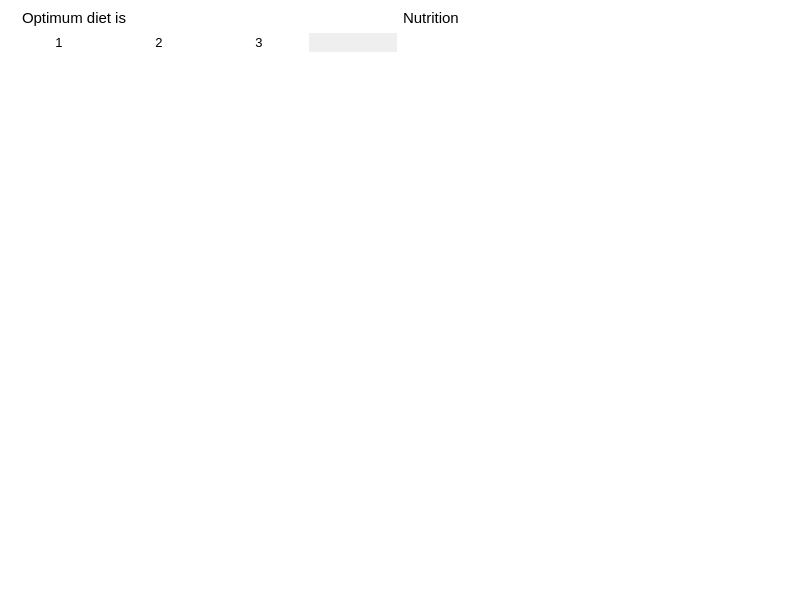
<?xml version="1.0" encoding="UTF-8"?>
<ui version="4.0">
 <class>OptimumDietWindow</class>
 <widget class="QMainWindow" name="OptimumDietWindow">
  <property name="geometry">
   <rect>
    <x>0</x>
    <y>0</y>
    <width>800</width>
    <height>600</height>
   </rect>
  </property>
  <property name="palette">
   <palette>
    <active>
     <colorrole role="Base">
      <brush brushstyle="SolidPattern">
       <color alpha="255">
        <red>255</red>
        <green>255</green>
        <blue>255</blue>
       </color>
      </brush>
     </colorrole>
     <colorrole role="Window">
      <brush brushstyle="SolidPattern">
       <color alpha="255">
        <red>255</red>
        <green>255</green>
        <blue>255</blue>
       </color>
      </brush>
     </colorrole>
    </active>
    <inactive>
     <colorrole role="Base">
      <brush brushstyle="SolidPattern">
       <color alpha="255">
        <red>255</red>
        <green>255</green>
        <blue>255</blue>
       </color>
      </brush>
     </colorrole>
     <colorrole role="Window">
      <brush brushstyle="SolidPattern">
       <color alpha="255">
        <red>255</red>
        <green>255</green>
        <blue>255</blue>
       </color>
      </brush>
     </colorrole>
    </inactive>
    <disabled>
     <colorrole role="Base">
      <brush brushstyle="SolidPattern">
       <color alpha="255">
        <red>255</red>
        <green>255</green>
        <blue>255</blue>
       </color>
      </brush>
     </colorrole>
     <colorrole role="Window">
      <brush brushstyle="SolidPattern">
       <color alpha="255">
        <red>255</red>
        <green>255</green>
        <blue>255</blue>
       </color>
      </brush>
     </colorrole>
    </disabled>
   </palette>
  </property>
  <property name="windowTitle">
   <string>Spartan - Optimum Diet</string>
  </property>
  <property name="windowIcon">
   <iconset>
    <normaloff>images/icon_trimmed.png</normaloff>images/icon_trimmed.png</iconset>
  </property>
  <widget class="QWidget" name="centralwidget">
   <layout class="QHBoxLayout" name="horizontalLayout_2">
    <item>
     <layout class="QVBoxLayout" name="verticalLayout">
      <item>
       <layout class="QHBoxLayout" name="horizontalLayout">
        <item>
         <widget class="QLabel" name="label">
          <property name="sizePolicy">
           <sizepolicy hsizetype="Fixed" vsizetype="Preferred">
            <horstretch>0</horstretch>
            <verstretch>0</verstretch>
           </sizepolicy>
          </property>
          <property name="text">
           <string/>
          </property>
          <property name="pixmap">
           <pixmap>images/opt_diet.png</pixmap>
          </property>
         </widget>
        </item>
        <item>
         <widget class="QLabel" name="diet_label">
          <property name="font">
           <font>
            <family>Segoe UI</family>
            <pointsize>11</pointsize>
           </font>
          </property>
          <property name="frameShape">
           <enum>QFrame::NoFrame</enum>
          </property>
          <property name="text">
           <string>Optimum diet is</string>
          </property>
         </widget>
        </item>
       </layout>
      </item>
      <item>
       <widget class="QTableWidget" name="optimum_diet_table">
        <property name="font">
         <font>
          <pointsize>10</pointsize>
         </font>
        </property>
        <property name="styleSheet">
         <string notr="true">QHeaderView::section{
	border: 0px;
	background-color: white;
}
</string>
        </property>
        <property name="frameShape">
         <enum>QFrame::NoFrame</enum>
        </property>
        <property name="alternatingRowColors">
         <bool>true</bool>
        </property>
        <property name="showGrid">
         <bool>false</bool>
        </property>
        <property name="columnCount">
         <number>3</number>
        </property>
        <attribute name="verticalHeaderVisible">
         <bool>false</bool>
        </attribute>
        <column/>
        <column/>
        <column/>
       </widget>
      </item>
     </layout>
    </item>
    <item>
     <layout class="QVBoxLayout" name="verticalLayout_2">
      <item>
       <widget class="QLabel" name="label_2">
        <property name="font">
         <font>
          <family>Segoe UI</family>
          <pointsize>11</pointsize>
         </font>
        </property>
        <property name="text">
         <string>Nutrition</string>
        </property>
       </widget>
      </item>
      <item>
       <widget class="QTableWidget" name="optimum_nutrition_table">
        <property name="font">
         <font>
          <pointsize>10</pointsize>
         </font>
        </property>
        <property name="frameShape">
         <enum>QFrame::NoFrame</enum>
        </property>
        <property name="showGrid">
         <bool>false</bool>
        </property>
       </widget>
      </item>
     </layout>
    </item>
   </layout>
  </widget>
 </widget>
 <resources/>
 <connections/>
</ui>
